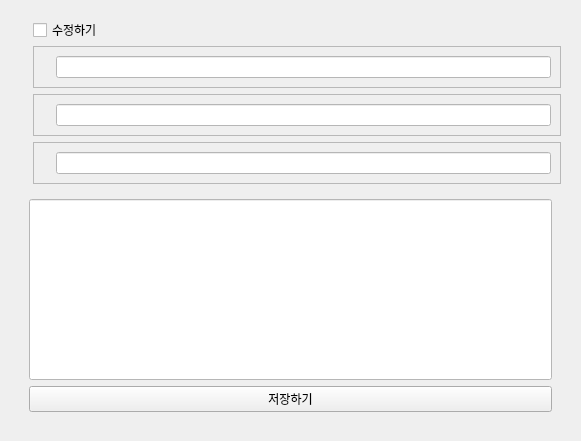
     <widget class="QWidget" name="page">
      <layout class="QGridLayout" name="gridLayout_3">
       <item row="0" column="0">
        <widget class="QWidget" name="widget" native="true">
         <layout class="QGridLayout" name="gridLayout_2">
          <item row="0" column="0">
           <layout class="QGridLayout" name="gridLayout_5">
            <item row="0" column="0">
             <widget class="QLabel" name="lb_picture">
              <property name="maximumSize">
               <size>
                <width>291</width>
                <height>321</height>
               </size>
              </property>
              <property name="text">
               <string/>
              </property>
              <property name="pixmap">
               <pixmap resource="resources.qrc">:/newPrefix/picture/LOOKBACK.jpg</pixmap>
              </property>
              <property name="scaledContents">
               <bool>true</bool>
              </property>
             </widget>
            </item>
            <item row="0" column="1">
             <layout class="QVBoxLayout" name="verticalLayout_7">
              <item>
               <widget class="QCheckBox" name="check_mf">
                <property name="maximumSize">
                 <size>
                  <width>75</width>
                  <height>20</height>
                 </size>
                </property>
                <property name="layoutDirection">
                 <enum>Qt::LayoutDirection::LeftToRight</enum>
                </property>
                <property name="text">
                 <string>수정하기</string>
                </property>
               </widget>
              </item>
              <item>
               <layout class="QVBoxLayout" name="verticalLayout_6">
                <item>
                 <widget class="QFrame" name="frame">
                  <property name="maximumSize">
                   <size>
                    <width>16777215</width>
                    <height>81</height>
                   </size>
                  </property>
                  <property name="frameShape">
                   <enum>QFrame::Shape::StyledPanel</enum>
                  </property>
                  <property name="frameShadow">
                   <enum>QFrame::Shadow::Raised</enum>
                  </property>
                  <layout class="QHBoxLayout" name="horizontalLayout">
                   <item>
                    <widget class="QLabel" name="label_2">
                     <property name="sizePolicy">
                      <sizepolicy hsizetype="Fixed" vsizetype="Fixed">
                       <horstretch>0</horstretch>
                       <verstretch>0</verstretch>
                      </sizepolicy>
                     </property>
                     <property name="maximumSize">
                      <size>
                       <width>61</width>
                       <height>61</height>
                      </size>
                     </property>
                     <property name="text">
                      <string/>
                     </property>
                     <property name="pixmap">
                      <pixmap resource="resources.qrc">:/newPrefix/picture/name.jpg</pixmap>
                     </property>
                     <property name="scaledContents">
                      <bool>true</bool>
                     </property>
                    </widget>
                   </item>
                   <item>
                    <widget class="QLineEdit" name="edit_name">
                     <property name="styleSheet">
                      <string notr="true">background-color:rgb(255,255,255);</string>
                     </property>
                     <property name="readOnly">
                      <bool>true</bool>
                     </property>
                    </widget>
                   </item>
                  </layout>
                 </widget>
                </item>
                <item>
                 <widget class="QFrame" name="frame_2">
                  <property name="maximumSize">
                   <size>
                    <width>16777215</width>
                    <height>81</height>
                   </size>
                  </property>
                  <property name="frameShape">
                   <enum>QFrame::Shape::StyledPanel</enum>
                  </property>
                  <property name="frameShadow">
                   <enum>QFrame::Shadow::Raised</enum>
                  </property>
                  <layout class="QHBoxLayout" name="horizontalLayout_2">
                   <item>
                    <widget class="QLabel" name="label_3">
                     <property name="sizePolicy">
                      <sizepolicy hsizetype="Fixed" vsizetype="Fixed">
                       <horstretch>0</horstretch>
                       <verstretch>0</verstretch>
                      </sizepolicy>
                     </property>
                     <property name="maximumSize">
                      <size>
                       <width>61</width>
                       <height>61</height>
                      </size>
                     </property>
                     <property name="text">
                      <string/>
                     </property>
                     <property name="pixmap">
                      <pixmap resource="resources.qrc">:/newPrefix/picture/age.jpg</pixmap>
                     </property>
                     <property name="scaledContents">
                      <bool>true</bool>
                     </property>
                    </widget>
                   </item>
                   <item>
                    <widget class="QLineEdit" name="edit_age">
                     <property name="styleSheet">
                      <string notr="true">background-color:rgb(255,255,255);</string>
                     </property>
                     <property name="readOnly">
                      <bool>true</bool>
                     </property>
                    </widget>
                   </item>
                  </layout>
                 </widget>
                </item>
                <item>
                 <widget class="QFrame" name="frame_3">
                  <property name="maximumSize">
                   <size>
                    <width>16777215</width>
                    <height>81</height>
                   </size>
                  </property>
                  <property name="frameShape">
                   <enum>QFrame::Shape::StyledPanel</enum>
                  </property>
                  <property name="frameShadow">
                   <enum>QFrame::Shadow::Raised</enum>
                  </property>
                  <layout class="QHBoxLayout" name="horizontalLayout_3">
                   <item>
                    <widget class="QLabel" name="label_4">
                     <property name="sizePolicy">
                      <sizepolicy hsizetype="Fixed" vsizetype="Fixed">
                       <horstretch>0</horstretch>
                       <verstretch>0</verstretch>
                      </sizepolicy>
                     </property>
                     <property name="maximumSize">
                      <size>
                       <width>61</width>
                       <height>61</height>
                      </size>
                     </property>
                     <property name="text">
                      <string/>
                     </property>
                     <property name="pixmap">
                      <pixmap resource="resources.qrc">:/newPrefix/picture/password.jpg</pixmap>
                     </property>
                     <property name="scaledContents">
                      <bool>true</bool>
                     </property>
                    </widget>
                   </item>
                   <item>
                    <widget class="QLineEdit" name="edit_pw">
                     <property name="styleSheet">
                      <string notr="true">background-color:rgb(255,255,255);</string>
                     </property>
                     <property name="readOnly">
                      <bool>true</bool>
                     </property>
                    </widget>
                   </item>
                  </layout>
                 </widget>
                </item>
               </layout>
              </item>
             </layout>
            </item>
           </layout>
          </item>
          <item row="1" column="0">
           <widget class="QWidget" name="widget_4" native="true">
            <property name="minimumSize">
             <size>
              <width>541</width>
              <height>231</height>
             </size>
            </property>
            <layout class="QHBoxLayout" name="horizontalLayout_4">
             <item>
              <layout class="QVBoxLayout" name="verticalLayout_5">
               <item>
                <widget class="QLineEdit" name="edit_detail">
                 <property name="sizePolicy">
                  <sizepolicy hsizetype="Expanding" vsizetype="Expanding">
                   <horstretch>0</horstretch>
                   <verstretch>0</verstretch>
                  </sizepolicy>
                 </property>
                 <property name="minimumSize">
                  <size>
                   <width>132</width>
                   <height>100</height>
                  </size>
                 </property>
                 <property name="styleSheet">
                  <string notr="true">background-color: rgb(255,255,255);</string>
                 </property>
                 <property name="readOnly">
                  <bool>true</bool>
                 </property>
                </widget>
               </item>
               <item>
                <widget class="QPushButton" name="btn_save">
                 <property name="text">
                  <string>저장하기</string>
                 </property>
                </widget>
               </item>
              </layout>
             </item>
            </layout>
           </widget>
          </item>
         </layout>
        </widget>
       </item>
      </layout>
     </widget>
